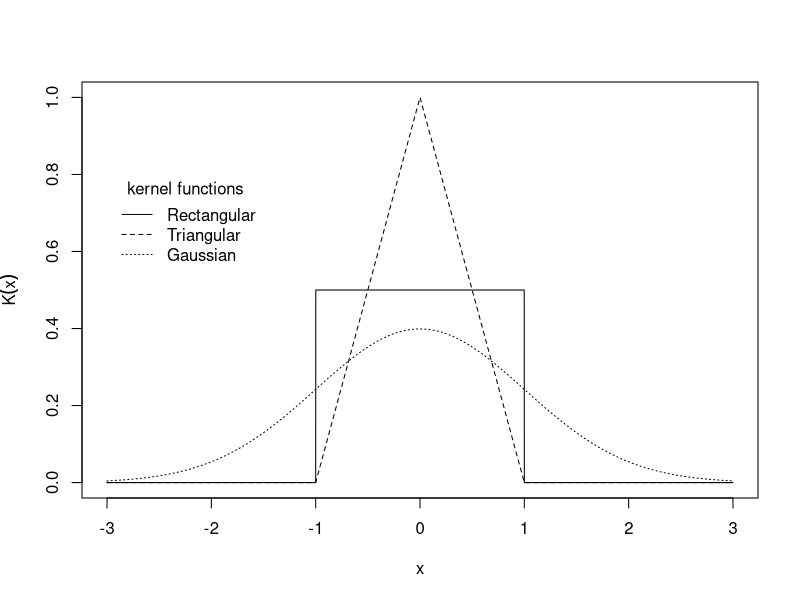
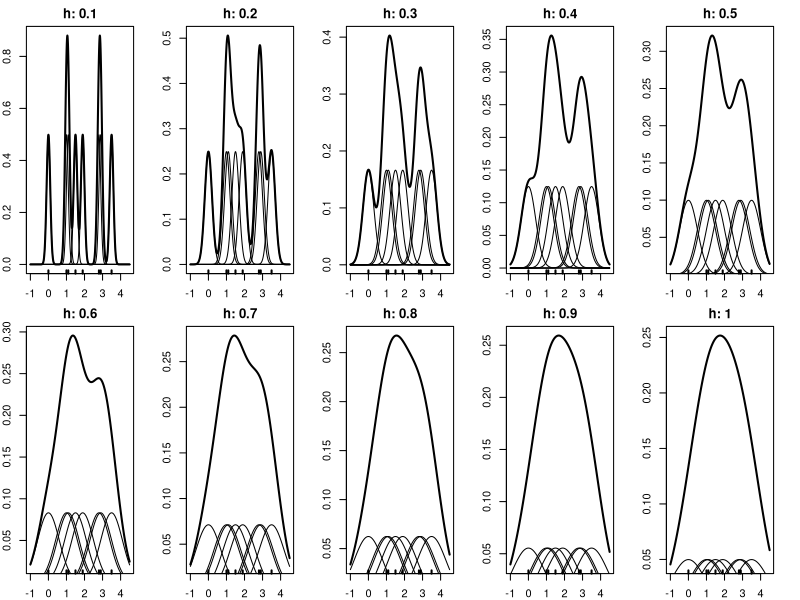
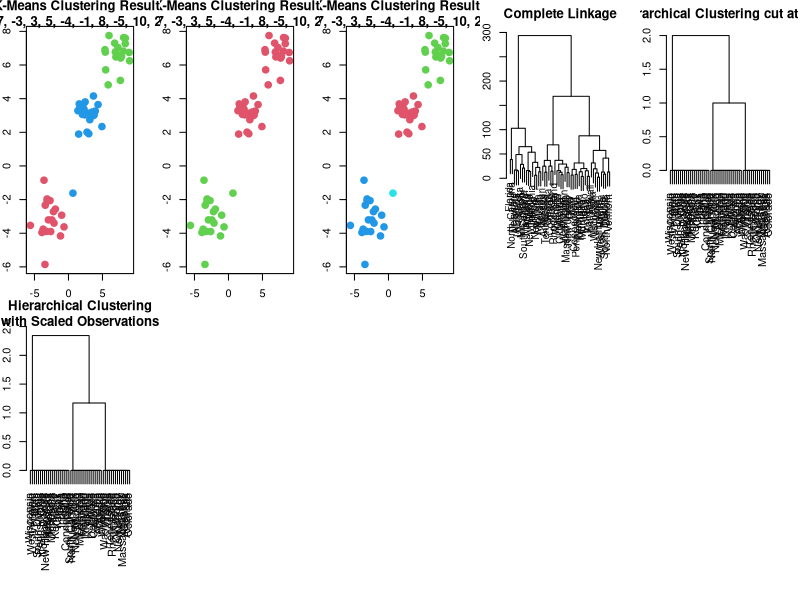

Generate these figures, in order, with R:
## ---- chunk 1
rec <- function(x) (abs(x) < 1) * 0.5
tri <- function(x) (abs(x) < 1) * (1 - abs(x))
gauss <- function(x) 1 / sqrt(2 * pi) * exp(-(x^2) / 2)
x <- seq(from = -3, to = 3, by = 0.001)
plot(x, rec(x), type = "l", ylim = c(0, 1), lty = 1,
     ylab = expression(K(x)))
lines(x, tri(x), lty = 2)
lines(x, gauss(x), lty = 3)
legend(-3, 0.8, legend = c("Rectangular", "Triangular", "Gaussian"),
       lty = 1:3, title = "kernel functions", bty = "n")
x <- c(0, 1, 1.1, 1.5, 1.9, 2.8, 2.9, 3.5)
n <- length(x)
xgrid <- seq(from = min(x) - 1, to = max(x) + 1, by = 0.01)
## ---- chunk 2
par(mfrow = c(2, 5))
par(mar = c(2, 2, 2, 2))

h_vals <- seq(0.1, 1, by = 0.1)
for (h in h_vals) {
  bumps <- sapply(x, function(a) gauss((xgrid - a) / h) / (n * h))
  plot(xgrid, rowSums(bumps), ylab = expression(hat(f)(x)),
       type = "l", xlab = "x", lwd = 2, main = paste0('h: ', h))
  rug(x, lwd = 2)
  out <- apply(bumps, 2, function(b) lines(xgrid, b))
}
## ---- chunk 3
num_classes <- 3
variables <- 50
obs <- 20
set.seed(2394)
total_obs <- obs * num_classes
x <- matrix(rnorm(num_classes*variables*obs), ncol = variables)
mean_shift <- sample(-10:10, obs, replace = FALSE)
for (var in 1:variables) {
  for (c in 0:(num_classes - 1)) {
    l<-(c * obs):((c + 1) * obs)
    x[l, var] <- x[l, var]+ mean_shift[c+1]
  }
}

## ---- chunk 4
km.out <- kmeans(x, 3, nstart = 20)
plot(x, col = (km.out$cluster + 1), main = paste0("K-Means Clustering Results
with K=", num_classes, ' and mean shifts: ', paste(mean_shift, collapse = ', ')), xlab = "", ylab = "", pch = 20, cex = 2)
km.out
km.out$tot.withinss
## ---- chunk 5
km.out <- kmeans(x, 2, nstart = 20)
plot(x, col = (km.out$cluster + 1), main = paste0("K-Means Clustering Results
with K=", num_classes, ' and mean shifts: ', paste(mean_shift, collapse = ', ')), xlab = "", ylab = "", pch = 20, cex = 2)
km.out
km.out$tot.withinss
## ---- chunk 6
km.out <- kmeans(x, 4, nstart = 20)
plot(x, col = (km.out$cluster + 1), main = paste0("K-Means Clustering Results
with K=", num_classes, ' and mean shifts: ', paste(mean_shift, collapse = ', ')), xlab = "", ylab = "", pch = 20, cex = 2)
km.out
km.out$tot.withinss
## ---- chunk 7
x <- USArrests
hc.complete <- hclust(dist(x), method = "complete")
plot(hc.complete, main = "Complete Linkage", xlab = "", sub = "", cex = .9)

## ---- chunk 8
hc.k3 <- cutree(hc.complete, 3)
plot(hclust(dist(hc.k3), method = "complete"), main = "Hierarchical Clustering cut at k=3")
## ---- chunk 9
xsc <- scale(hc.k3)
plot(hclust(dist(xsc), method = "complete"), main = "Hierarchical Clustering
with Scaled Observations")
